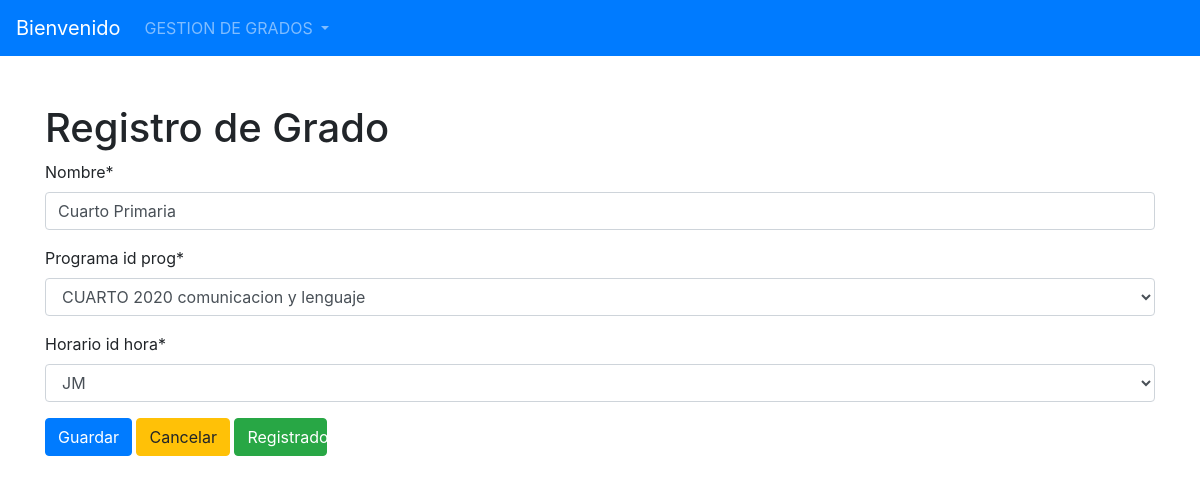
The app's page /editarGrados/1 with its own data.
### Models/Grado/models.py (models this page shows, shortened)
class Grado(models.Model):
    id_grado = models.AutoField(primary_key=True)
    Nombre = models.CharField(max_length=30)
    programa_id_prog = models.ForeignKey(Programa, on_delete=models.CASCADE)
    horario_id_hora = models.ForeignKey(Horario, on_delete=models.CASCADE)

### Models/Grado/views.py (the view)
# urls.py: path("editarGrados/<id>", FormularioGradoView.modificarGrado, name="modificarGrados"),
    def modificarGrado(request, id):
        MOD = Grado.objects.get(id_grado=id)
        data = {
            'form': FormularioGrado(instance=MOD)
        }
        if request.method == 'POST':
            formulario = FormularioGrado(data=request.POST, instance=MOD)
            if formulario.is_valid():
                formulario.save()
                data['mensaje'] = "Se ha actualizado el registro."
                data['form'] = formulario
        return render(request, 'ModificarGrado.html', data)

### Models/Grado/FormsGra.py
class FormularioGrado(forms.ModelForm):
    class Meta:
        model = Grado
        fields = '__all__'

### Models/Horario/models.py (called while the page is built)
    def __str__(self):
        return self.Descripcion

### Models/Programa/models.py (called while the page is built)
    def __str__(self):
        return '{} {}'.format(self.Contenidocbn, self.Descripcion)

### Templates/ModificarGrado.html (shortened to what this page needs)
{% extends 'index.html' %}
{% load crispy_forms_tags %}
{% block content %}
  <div id="content-wrapper" class="d-flex flex-column">
    <h1>Registro de Grado </h1>
    <form action = "" method="POST" >
        {{ form|crispy}}
            <button type="submit" class="btn btn-primary">Guardar</button>
    <a class="btn btn-warning" href="{% url 'listarGrados' %}">Cancelar</a>
    <a class="btn btn-success col-md-1" href="{% url 'listarGrados' %}">Registrados</a>
    </form>
    </div>
{% endblock %}>

### records on screen
Grado: Nombre "Cuarto Primaria", programa_id_prog "CUARTO 2020 comunicacion y lenguaje", horario_id_hora "JM"
